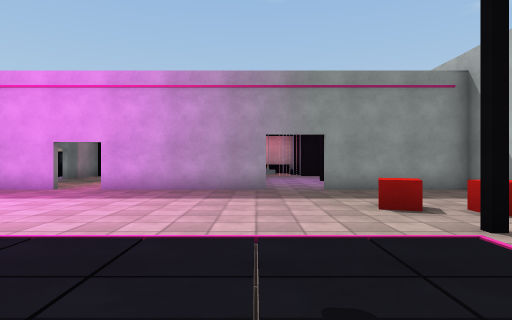
view 1 (above)

24 first-person views from a walk through a 3-D level made in the Unity game engine. The camera is 1.5 m above the floor, looks level and sees 75° across. The floor is counted in squares, 2 m on a side. Each view is taken from the middle of a square. On the plan, view 1 faces up. The plan holds only what a view shows up to about 11 squares ahead; the rest is blank. The place goes on beyond the plan. The player is left out. Surface patterns are stand-ins for the level's own textures.

view 2
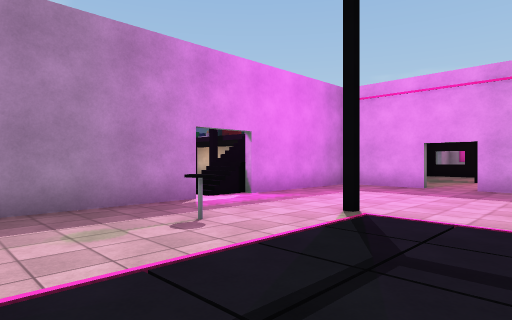

view 3
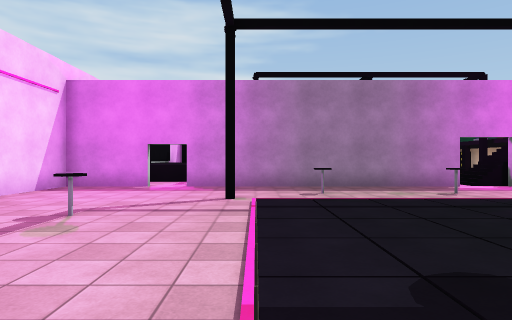

view 4
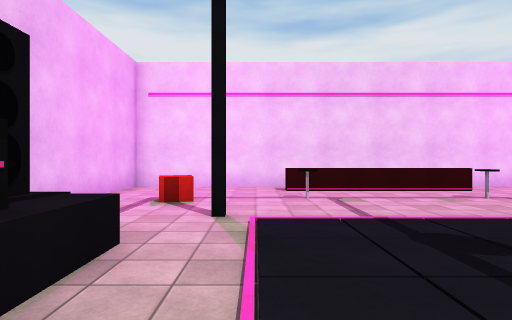

view 5
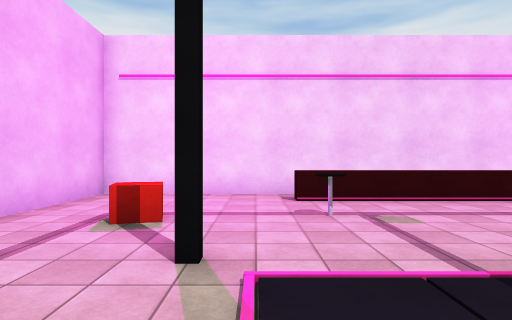

view 6
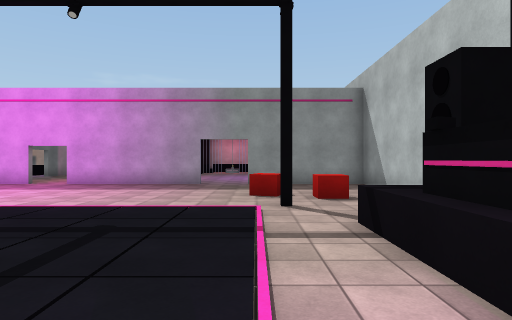

view 7
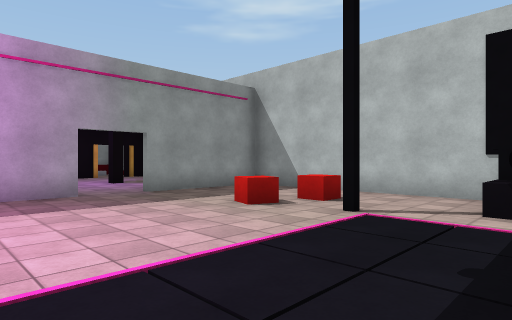

view 8
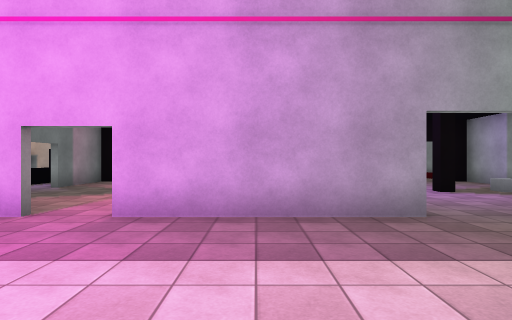

view 9
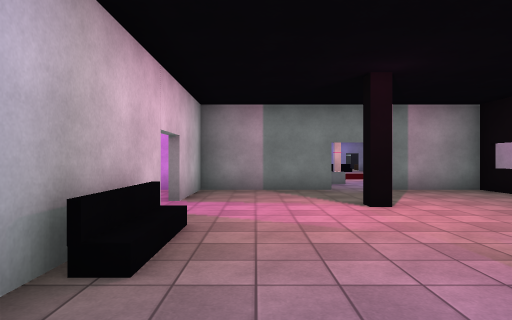

view 10
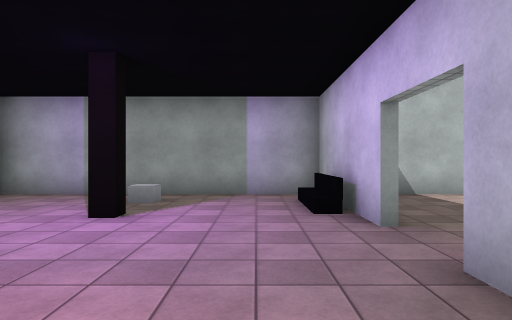

view 11
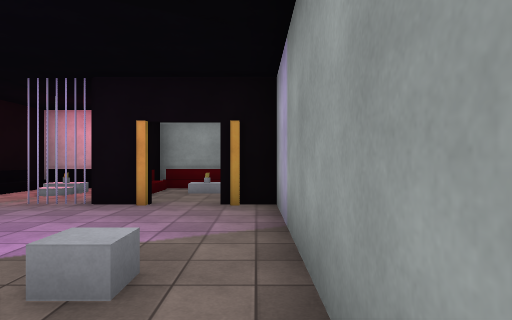

view 12
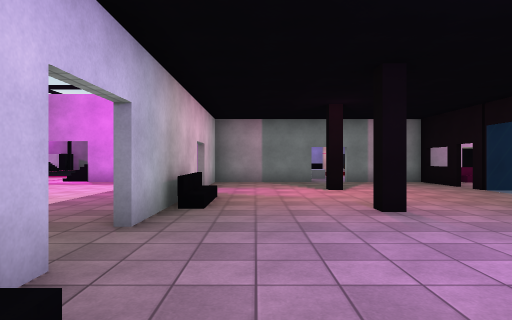

view 13
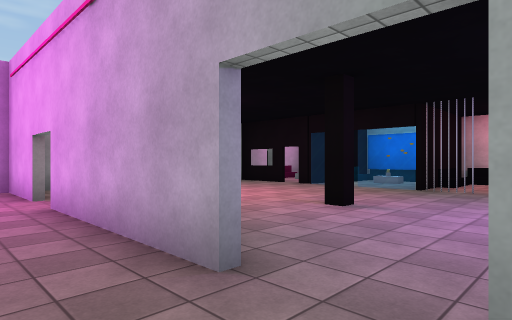

view 14
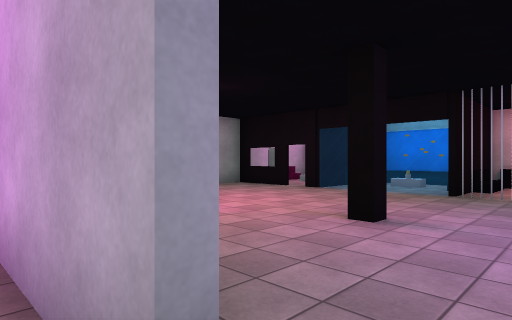

view 15
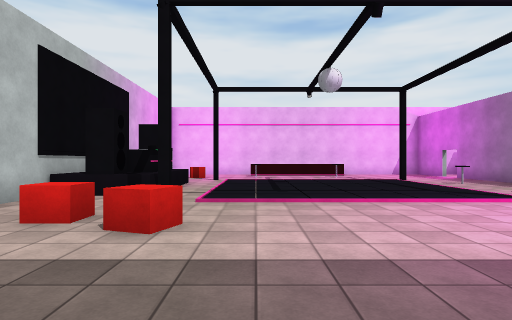

view 16
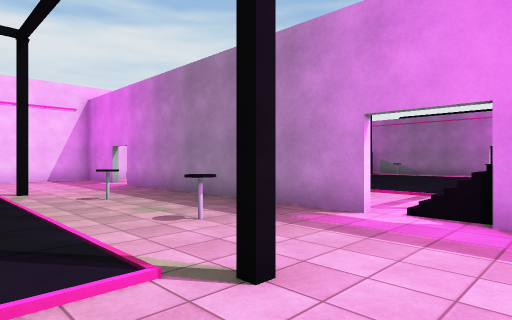

view 17
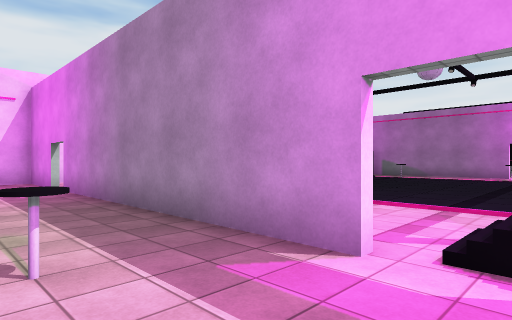

view 18
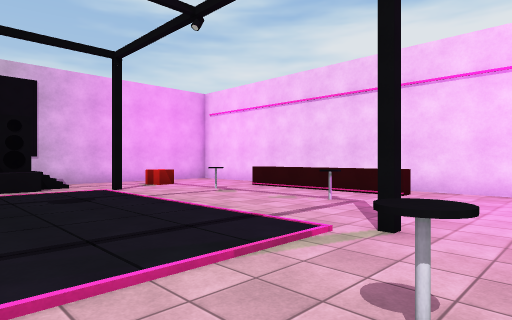

view 19
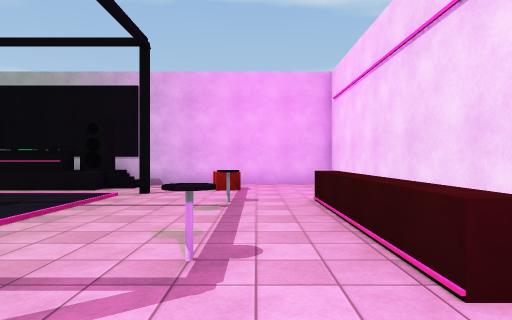

view 20
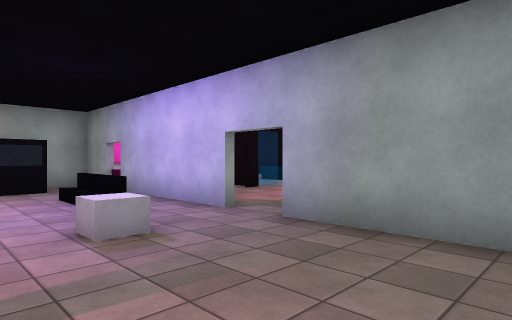

view 21
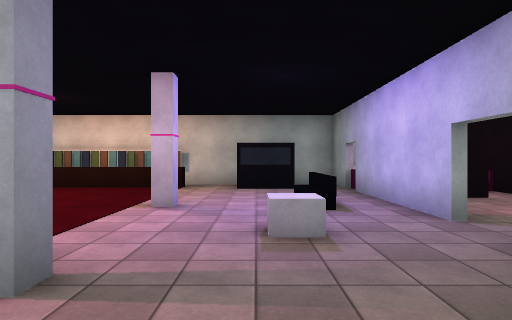

view 22
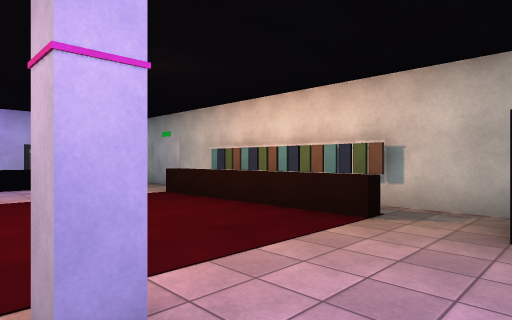

view 23
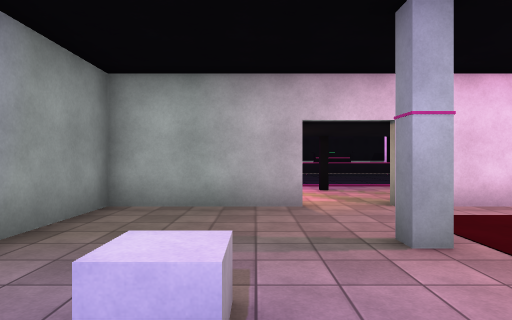

view 24
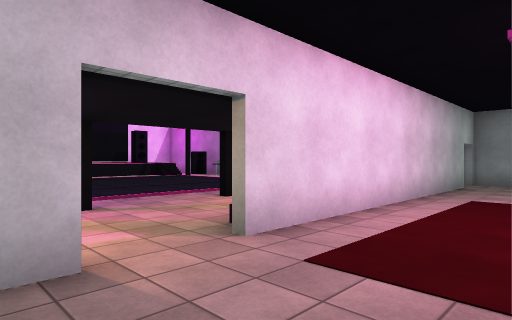

### Floor plan
Key: @ floor where view 1 was taken; # wall or solid block; x gap in a wall; . floor; / step, stairs or slope; = window, fence, low wall or low ledge; ^ raised ledge; O other object.
Columns run from 22 left of view 1 to 6 right of it. Each row starts with its distance up from view 1.
 20  #####   #######        ###
 19  #....####.. ..#  ####  #//
 18     ..^^^^^.=#.#  #..#   ./
 17       .........# .#..#   ..
 16  #=..  ......=.##.=.=####O.O
 15    ..........=.#............#
 14         ...#.=.#............#
 13          ......x............#
 12           ..O..x..#..#....O.#
 11         ...#...#............#
 10   .............#............#
  9  #.............#....^....##.#
  8 ##     ###..#####xx####.#####
  7         ....   #............#
  6         O.O.   #............#
  5        .....  /#........O.O.#
  4       .....   /.............#
  3       ............#......#..#
  2     ......... .#..........O^
  1     ........   #.......... ^
  0      .....     #......@...#^
 -1       ..       #.......... ^
 -2                #..........O^
 -3                #............#
 -4                #..#......#..#
 -5               .x..........O.#
 -6               .x.......O....#
 -7                #...^^^^^....#
 -8                #....   .....#
 -9                ##############

Where each view was taken, in squares from view 1:
view 1: 0 up, 0 right, facing up
view 2: 1 down, 2 left, facing up-left
view 3: 3 down, 2 right, facing left
view 4: 1 up, 2 right, facing down
view 5: 1 down, 2 right, facing down
view 6: 2 down, 2 right, facing up
view 7: 1 up, 2 left, facing up-right
view 8: 4 up, 2 left, facing up
view 9: 10 up, 1 right, facing left
view 10: 10 up, 2 left, facing right
view 11: 10 up, 5 right, facing up
view 12: 10 up, 4 right, facing left
view 13: 7 up, 2 right, facing up-left
view 14: 8 up, 1 right, facing up-left
view 15: 9 up, 1 right, facing down
view 16: 5 up, 3 left, facing down-left
view 17: 4 up, 5 left, facing down-left
view 18: 0 up, 6 left, facing down-right
view 19: 6 down, 5 left, facing right
view 20: 9 up, 11 left, facing up-right
view 21: 9 up, 10 left, facing up
view 22: 14 up, 10 left, facing up-left
view 23: 14 up, 10 left, facing down
view 24: 11 up, 10 left, facing down-left
